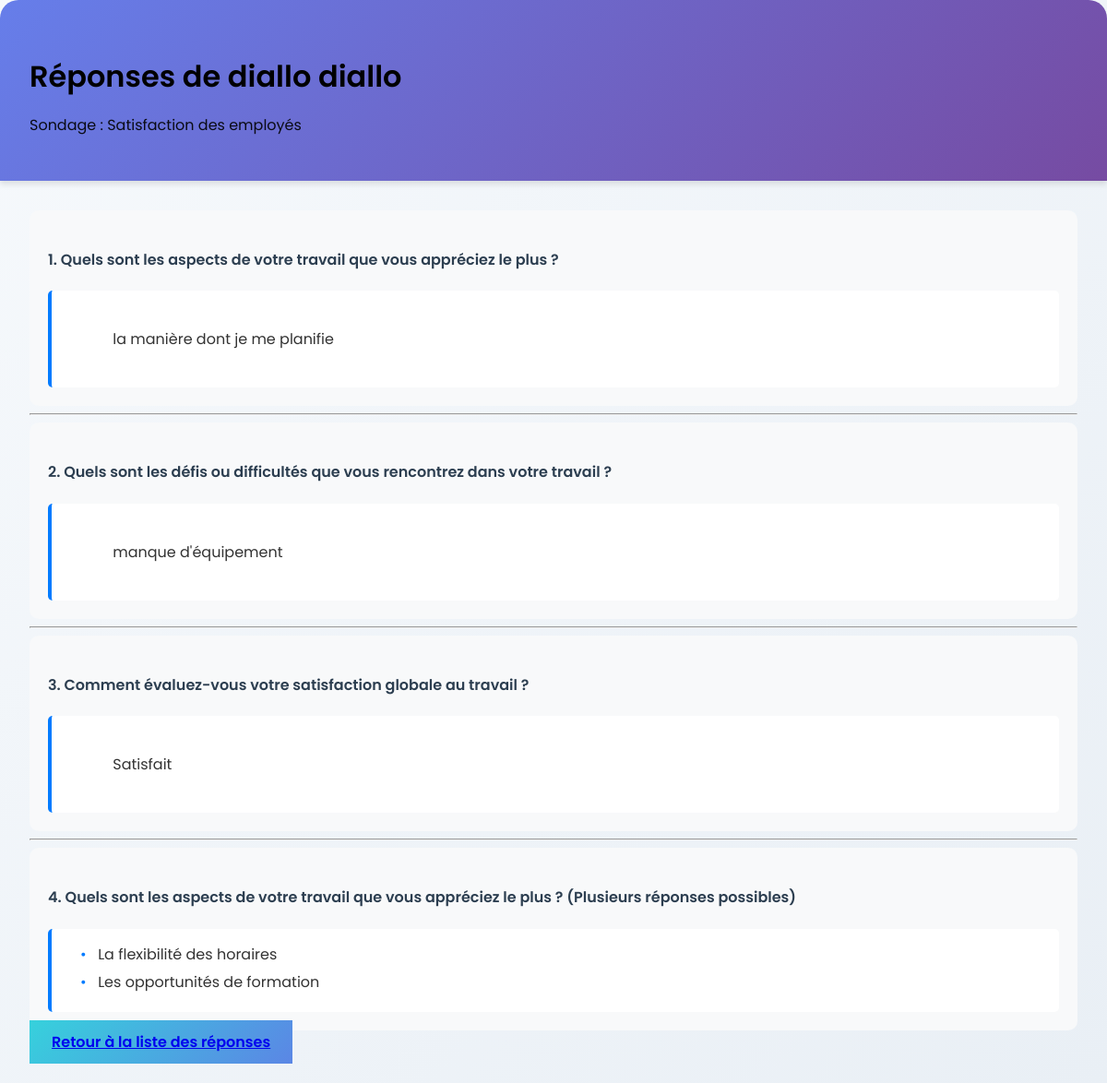
The page /response/3/ (signed in) on the database its author committed.
### survey/models.py (models this page shows, shortened)
class Response(models.Model):
    user = models.ForeignKey(User, on_delete=models.CASCADE, related_name='responses')
    survey = models.ForeignKey(Survey, on_delete=models.CASCADE, related_name='responses')
    created_at = models.DateTimeField(auto_now_add=True, null=True, blank=True)
    class Meta:
        unique_together = ('user', 'survey')

class Survey(models.Model):
    title = models.CharField(max_length=255)
    description = models.TextField()
    start_date = models.DateField()
    end_date = models.DateField()
    creator = models.ForeignKey(User, on_delete=models.CASCADE, related_name='surveys')

class Question(models.Model):
    TEXT = 'text'
    SINGLE_CHOICE = 'single_choice'
    MULTIPLE_CHOICE = 'multiple_choice'
    QUESTION_TYPES = [
        (TEXT, 'Réponse texte'),
        (SINGLE_CHOICE, 'Réponse unique (choix multiple)'),
        (MULTIPLE_CHOICE, 'Réponse multiple (cases à cocher)')
    ]
    text = models.CharField(max_length=500)
    question_type = models.CharField(max_length=20, choices=QUESTION_TYPES)
    survey = models.ForeignKey(Survey, on_delete=models.CASCADE, related_name='questions')

class Answer(models.Model):
    response = models.ForeignKey(Response, on_delete=models.CASCADE, related_name='answers')
    question = models.ForeignKey(Question, on_delete=models.CASCADE, related_name='answers')
    choice = models.ForeignKey(Choice, on_delete=models.CASCADE, null=True, blank=True)
    text_answer = models.TextField(null=True, blank=True)

class Choice(models.Model):
    question = models.ForeignKey(Question, on_delete=models.CASCADE, related_name='choices')
    text = models.CharField(max_length=255)

### users/models.py (models this page shows)
class User(AbstractBaseUser, PermissionsMixin):
    email = models.EmailField(unique=True)
    first_name = models.CharField(max_length=30)
    last_name = models.CharField(max_length=30)
    is_active = models.BooleanField(default=False)
    is_staff = models.BooleanField(default=False)
    is_superuser = models.BooleanField(default=False)
    date_joined = models.DateTimeField(default=timezone.now)
    username = None
    objects = UserManager()
    USERNAME_FIELD = 'email'
    EMAIL_FIELD = 'email'
    REQUIRED_FIELDS = ['first_name', 'last_name', 'password']

### survey/views.py (the view)
# urls.py: path('response/<int:pk>/', SurveyResponseDetailView.as_view(), name='response_detail'),
class SurveyResponseDetailView(LoginRequiredMixin, DetailView):
    template_name = 'survey/response_detail.html'
    context_object_name = 'response'
    model = Response
    def get_context_data(self, **kwargs):
        context = super().get_context_data(**kwargs)
        answers = self.object.answers.select_related('question', 'choice')
        answers_by_question = {}
        for answer in answers:
            if answer.question not in answers_by_question:
                answers_by_question[answer.question] = []
            answers_by_question[answer.question].append(answer)
        context['answers_by_question'] = answers_by_question
        return context

### survey/templates/survey/response_detail.html (shortened to what this page needs)
{% extends 'survey/base.html' %}
{% block content %}
<div class="container py-5">
  <div class="card custom-card shadow-lg border-0">
    <div class="card-header text-white text-center custom-card-header py-4">
      <h2 class="mb-1">Réponses de {{ response.user.first_name }} {{ response.user.last_name }}</h2>
      <p class="mb-0">Sondage : {{ response.survey.title }}</p>
    </div>
    <div class="card-body">
      {% for question, answers in answers_by_question.items %}
      <div class="question-response mb-4">
        <h4 class="question-text mb-3">{{ forloop.counter }}. {{ question.text }}</h4>
        <div class="answer-content ml-4">
          {% if question.question_type == 'text' %}
          <div class="text-answer">
            {{ answers.0.text_answer }}
          </div>
          {% elif question.question_type == 'single_choice' %}
          <div class="choice-answer">
            {{ answers.0.choice.text }}
          </div>
          {% elif question.question_type == 'multiple_choice' %}
          <ul class="multiple-choices">
            {% for answer in answers %}
            <li>{{ answer.choice.text }}</li>
            {% endfor %}
          </ul>
          {% endif %}
        </div>
      </div>
      {% if not forloop.last %}
      <hr class="my-4">
      {% endif %}
      {% endfor %}
      <div class="text-center mt-4">
        <a href="{% url 'survey_responses' response.survey.id %}" class="btn custom-btn btn-primary rounded-pill">
          Retour à la liste des réponses
        </a>
      </div>
    </div>
  </div>
</div>
{% endblock %}

### survey/templates/survey/response_detail.html (style rules this page uses)
body { font-family: 'Poppins', sans-serif; background: linear-gradient(135deg, #f6f9fc, #e9eff5); margin: 0; padding: 0; }
.custom-card { border-radius: 20px; overflow: hidden; animation: fadeInUp 0.8s ease-out; }
.custom-card-header { background: linear-gradient(135deg, #667eea, #764ba2); padding: 2rem; box-shadow: 0 4px 6px rgba(0, 0, 0, 0.1); }
.custom-card-header h2 { font-size: 2rem; font-weight: 600; margin-bottom: 0.5rem; }
.custom-card-header p { font-size: 1rem; opacity: 0.9; }
.card-body { padding: 2rem; }
.question-response { background-color: #f8f9fa; padding: 20px; border-radius: 10px; transition: transform 0.3s ease, box-shadow 0.3s ease; }
.question-text { color: #2c3e50; font-weight: 600; }
.answer-content { background-color: #ffffff; padding: 15px; border-radius: 5px; border-left: 4px solid #007bff; }
.text-answer, .choice-answer { white-space: pre-wrap; font-size: 1rem; color: #333; }
.multiple-choices { list-style: none; padding-left: 1rem; margin: 0; }
.multiple-choices li { position: relative; padding-left: 1.2rem; margin-bottom: 5px; color: #333; }
.multiple-choices li:before { content: "•"; position: absolute; left: 0; color: #007bff; }
.custom-btn { background: linear-gradient(135deg, #36d1dc, #5b86e5); border: none; padding: 0.75rem 1.5rem; font-weight: 600; transition: transform 0.2s ease, box-shadow 0.2s ease; }

### rows shown on the page
Response: user.first_name "diallo", user.last_name "diallo", survey "Satisfaction des employés"
Question: text "Quels sont les aspects de votre travail que vous appréciez le plus ?", text_answer "la manière dont je me planifie"
Question: text "Quels sont les défis ou difficultés que vous rencontrez dans votre travail ?", text_answer "manque d'équipement"
Question: text "Comment évaluez-vous votre satisfaction globale au travail ?", text "Satisfait"
Question: text "Quels sont les aspects de votre travail que vous appréciez le plus ? (Plusieurs réponses possibles)"
Answer: choice.text "La flexibilité des horaires"
Answer: choice.text "Les opportunités de formation"
